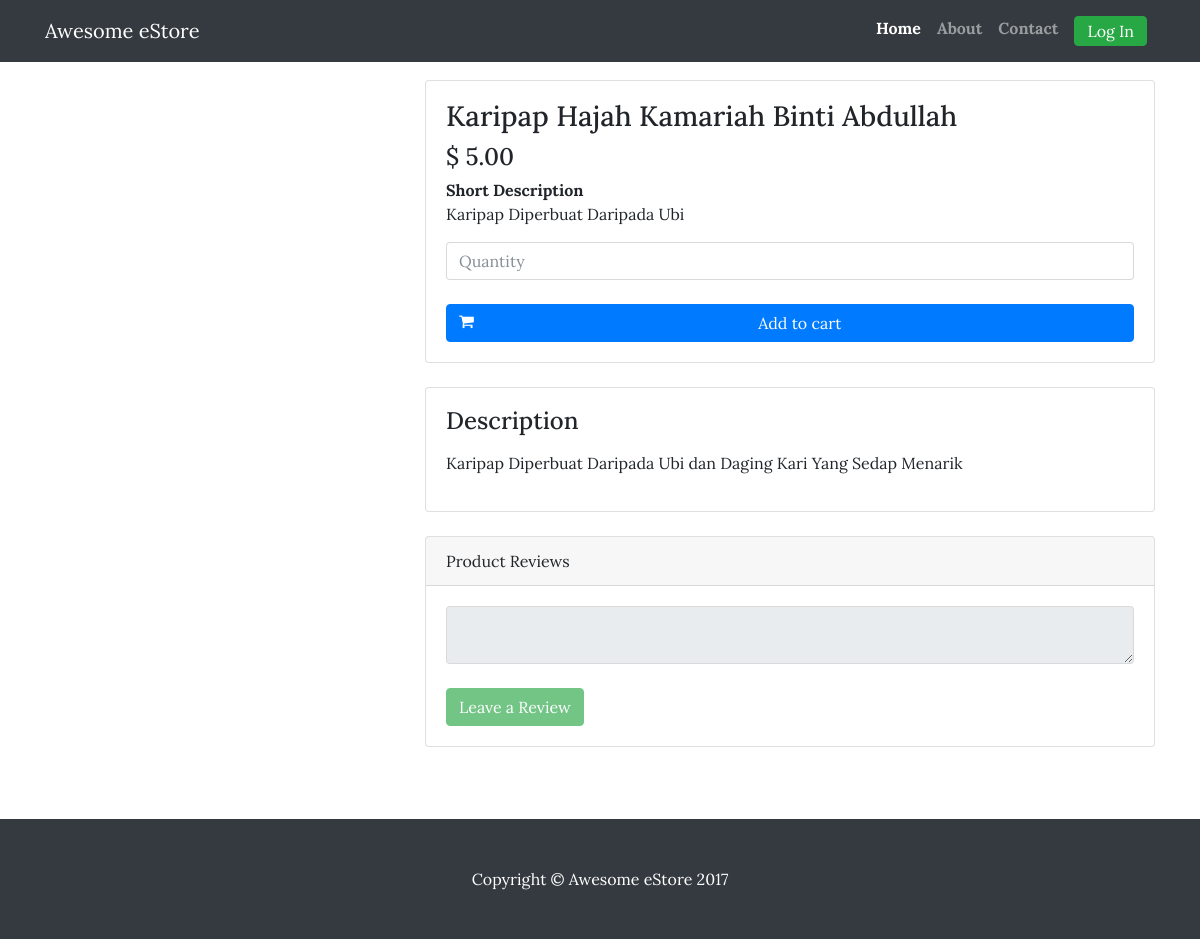
Page /index.php/Shop/product/16 on the committed database.
### tables this page shows
CREATE TABLE `product_images` (
  `product_images_id` int(11) NOT NULL,
  `product_id` int(11) NOT NULL,
  `image_link` varchar(100) NOT NULL
);

CREATE TABLE `product_table` (
  `product_id` int(11) NOT NULL,
  `category_id` int(11) NOT NULL,
  `seller_id` int(11) NOT NULL,
  `product_name` varchar(100) NOT NULL,
  `price` decimal(10,2) NOT NULL,
  `short_desc` varchar(50) NOT NULL,
  `description` text NOT NULL,
  `add_time` timestamp NOT NULL DEFAULT CURRENT_TIMESTAMP ON UPDATE CURRENT_TIMESTAMP,
  `active_flag` tinyint(1) NOT NULL DEFAULT '0'
);

### application/controllers/Shop.php (called while the page is built, shortened)
<?php if ( ! defined('BASEPATH')) exit('No direct script access allowed');
class Shop extends CI_Controller {
	public function __construct() {
		$this->load->model('category_model');
		$this->load->model('product_model');
		$this->load->model('contact_model');
	}
	public function product($product_id) {
		$data["product_id"] = $product_id;
		$product = $data['product'] = $this->product_model->getProduct($product_id)->row();
		$data['reviews'] = $this->product_model->getProductReview($product_id);
		$active = array(
			"home" => null,
			"about" => null,
			"contact" => null
		);
		$active['home'] = "active";
		$active['title'] = " - ".$product->product_name;
		$data['disabled'] = "";
		if ($this->session->userdata('usertype') != "user") {
			$data['disabled'] = "disabled";
		}
		$this->load->view('layout/shop/header', $active);
		$this->load->view('shop/product_page', $data);
		$this->load->view('layout/shop/footer');
	}
}
?>

### index.php (called while the page is built, shortened)
<?php
require_once BASEPATH.'core/CodeIgniter.php';

### application/models/Product_model.php (called while the page is built, shortened)
<?php
class Product_model extends CI_Model {
	public function getProduct($product_id = "") {
		return $this->db
			->join('product_images pi', 'pi.product_id = pt.product_id', 'left')
			->get_where('product_table pt', array("pt.product_id" => $product_id));
	}
}
?>

### application/views/shop/product_page.php (the view, shortened to what this page needs)
<div class="container">
	<div class="row">
		<div class="col-lg-4">
		</div>
		<div class="col-lg-8">
			<div class="card mt-4">
				<div class="card-body">
					<h3 class="card-title"><?= $product->product_name; ?></h3>
					<h4>$ <?= $product->price?></h4>
					<strong>Short Description</strong>
					<p class="card-text"><?= $product->short_desc?></p>
					<input type="number" name="quantity" class="form-control" placeholder="Quantity" id="quantity_<?= $product->product_id; ?>" />
					<br>
					<button class="pull-right btn btn-block btn-primary" type="button" onclick="addToCart(<?= $product->product_id; ?>)">
						<span class="fa fa-shopping-cart pull-left"></span>
						Add to cart
					</button>
				</div>
			</div>
			<div class="card mt-4">
				<div class="card-body">
					<div class="card-title"><h4>Description</h4></div>
					<p class="card-text"><?= $product->description;?></p>
				</div>
			</div>
			<div class="card card-outline-secondary my-4">
				<div class="card-header">
					Product Reviews
				</div>
				<div class="card-body">
					<?= form_open('product/addReview'); ?>
						<textarea id="textarea" class="form-control" name="review" <?= $disabled; ?>></textarea>
						<br>
						<button type="submit" class="btn btn-success" <?= $disabled; ?>>Leave a Review</button>
					<?= form_close(); ?>
				</div>
			</div>
		</div>
	</div>
</div>

### style/css/shop.css (style rules this page uses)
body { padding-top: 54px; font-family: Lora,'Times New Roman',serif !important; }
@media (min-width: 992px) { body { padding-top: 56px; } }

### rows in the picture
product_images: product.product_name "Karipap Hajah Kamariah Binti Abdullah", product.price "5.00", product.short_desc "Karipap Diperbuat Daripada Ubi", product.description "Karipap Diperbuat Daripada Ubi dan Daging Kari Yang Sedap Menarik"
